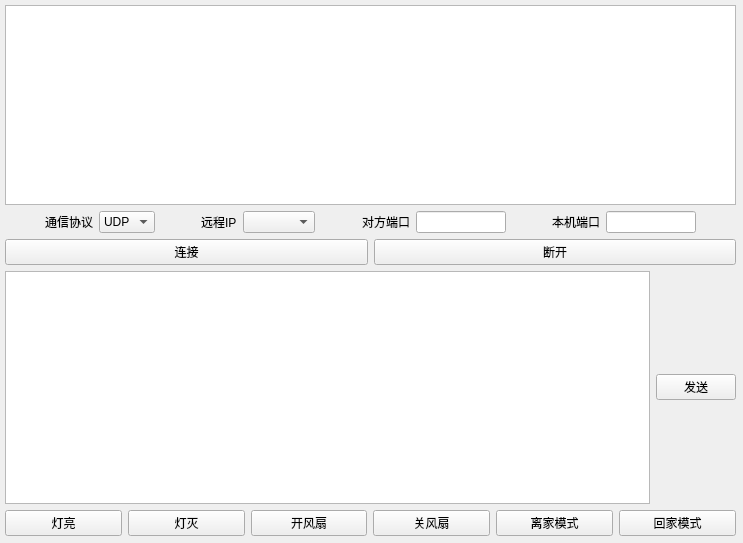
<?xml version="1.0" encoding="UTF-8"?>
<ui version="4.0">
 <class>Widget</class>
 <widget class="QWidget" name="Widget">
  <property name="geometry">
   <rect>
    <x>0</x>
    <y>0</y>
    <width>743</width>
    <height>543</height>
   </rect>
  </property>
  <property name="windowTitle">
   <string>网络助手</string>
  </property>
  <widget class="QWidget" name="">
   <property name="geometry">
    <rect>
     <x>0</x>
     <y>0</y>
     <width>741</width>
     <height>541</height>
    </rect>
   </property>
   <layout class="QVBoxLayout" name="verticalLayout" stretch="6,1,1,2,0">
    <property name="leftMargin">
     <number>5</number>
    </property>
    <property name="topMargin">
     <number>5</number>
    </property>
    <property name="rightMargin">
     <number>5</number>
    </property>
    <property name="bottomMargin">
     <number>5</number>
    </property>
    <item>
     <widget class="QTextEdit" name="textEditRecv">
      <property name="maximumSize">
       <size>
        <width>16777215</width>
        <height>200</height>
       </size>
      </property>
     </widget>
    </item>
    <item>
     <layout class="QHBoxLayout" name="horizontalLayout">
      <item>
       <spacer name="horizontalSpacer">
        <property name="orientation">
         <enum>Qt::Horizontal</enum>
        </property>
        <property name="sizeHint" stdset="0">
         <size>
          <width>40</width>
          <height>20</height>
         </size>
        </property>
       </spacer>
      </item>
      <item>
       <widget class="QLabel" name="label">
        <property name="text">
         <string>通信协议</string>
        </property>
       </widget>
      </item>
      <item>
       <widget class="QComboBox" name="comboBoxProto">
        <item>
         <property name="text">
          <string>UDP</string>
         </property>
        </item>
        <item>
         <property name="text">
          <string>TCP</string>
         </property>
        </item>
       </widget>
      </item>
      <item>
       <spacer name="horizontalSpacer_2">
        <property name="orientation">
         <enum>Qt::Horizontal</enum>
        </property>
        <property name="sizeHint" stdset="0">
         <size>
          <width>40</width>
          <height>20</height>
         </size>
        </property>
       </spacer>
      </item>
      <item>
       <widget class="QLabel" name="label_2">
        <property name="text">
         <string>远程IP</string>
        </property>
       </widget>
      </item>
      <item>
       <widget class="QComboBox" name="comboBoxIPAddr"/>
      </item>
      <item>
       <spacer name="horizontalSpacer_3">
        <property name="orientation">
         <enum>Qt::Horizontal</enum>
        </property>
        <property name="sizeHint" stdset="0">
         <size>
          <width>40</width>
          <height>20</height>
         </size>
        </property>
       </spacer>
      </item>
      <item>
       <widget class="QLabel" name="label_3">
        <property name="text">
         <string>对方端口</string>
        </property>
       </widget>
      </item>
      <item>
       <widget class="QLineEdit" name="lineEditPort">
        <property name="maximumSize">
         <size>
          <width>90</width>
          <height>16777215</height>
         </size>
        </property>
       </widget>
      </item>
      <item>
       <spacer name="horizontalSpacer_5">
        <property name="orientation">
         <enum>Qt::Horizontal</enum>
        </property>
        <property name="sizeHint" stdset="0">
         <size>
          <width>40</width>
          <height>20</height>
         </size>
        </property>
       </spacer>
      </item>
      <item>
       <widget class="QLabel" name="label_4">
        <property name="text">
         <string>本机端口</string>
        </property>
       </widget>
      </item>
      <item>
       <widget class="QLineEdit" name="lineEditPortLocal">
        <property name="maximumSize">
         <size>
          <width>90</width>
          <height>16777215</height>
         </size>
        </property>
       </widget>
      </item>
      <item>
       <spacer name="horizontalSpacer_4">
        <property name="orientation">
         <enum>Qt::Horizontal</enum>
        </property>
        <property name="sizeHint" stdset="0">
         <size>
          <width>40</width>
          <height>20</height>
         </size>
        </property>
       </spacer>
      </item>
     </layout>
    </item>
    <item>
     <layout class="QHBoxLayout" name="horizontalLayout_2">
      <item>
       <widget class="QPushButton" name="pushButtonConnect">
        <property name="text">
         <string>连接</string>
        </property>
       </widget>
      </item>
      <item>
       <widget class="QPushButton" name="pushButtonDiscon">
        <property name="text">
         <string>断开</string>
        </property>
       </widget>
      </item>
     </layout>
    </item>
    <item>
     <layout class="QHBoxLayout" name="horizontalLayout_3">
      <item>
       <widget class="QTextEdit" name="textEditSend"/>
      </item>
      <item>
       <widget class="QPushButton" name="pushButtonSend">
        <property name="text">
         <string>发送</string>
        </property>
       </widget>
      </item>
     </layout>
    </item>
    <item>
     <layout class="QHBoxLayout" name="horizontalLayout_4">
      <item>
       <widget class="QPushButton" name="pushButtonLightOn">
        <property name="text">
         <string>灯亮</string>
        </property>
       </widget>
      </item>
      <item>
       <widget class="QPushButton" name="pushButtonLightOff">
        <property name="text">
         <string>灯灭</string>
        </property>
       </widget>
      </item>
      <item>
       <widget class="QPushButton" name="pushButtonFanOn">
        <property name="text">
         <string>开风扇</string>
        </property>
       </widget>
      </item>
      <item>
       <widget class="QPushButton" name="pushButtonFanOff">
        <property name="text">
         <string>关风扇</string>
        </property>
       </widget>
      </item>
      <item>
       <widget class="QPushButton" name="pushButtonLeaveHome">
        <property name="text">
         <string>离家模式</string>
        </property>
       </widget>
      </item>
      <item>
       <widget class="QPushButton" name="pushButtonReturnHome">
        <property name="text">
         <string>回家模式</string>
        </property>
       </widget>
      </item>
     </layout>
    </item>
   </layout>
  </widget>
  <zorder>textEditRecv</zorder>
  <zorder>label_2</zorder>
  <zorder>label_3</zorder>
  <zorder>comboBoxIPAddr</zorder>
  <zorder>lineEditPort</zorder>
  <zorder>label</zorder>
  <zorder>label</zorder>
  <zorder>comboBoxProto</zorder>
  <zorder>pushButtonConnect</zorder>
  <zorder>pushButtonDiscon</zorder>
  <zorder>textEditSend</zorder>
  <zorder>pushButtonSend</zorder>
  <zorder>pushButtonLightOn</zorder>
  <zorder>pushButtonFanOn</zorder>
  <zorder>pushButtonFanOff</zorder>
  <zorder>pushButtonLeaveHome</zorder>
  <zorder>pushButtonReturnHome</zorder>
  <zorder>pushButtonLightOff</zorder>
 </widget>
 <layoutdefault spacing="6" margin="11"/>
 <resources/>
 <connections/>
</ui>
